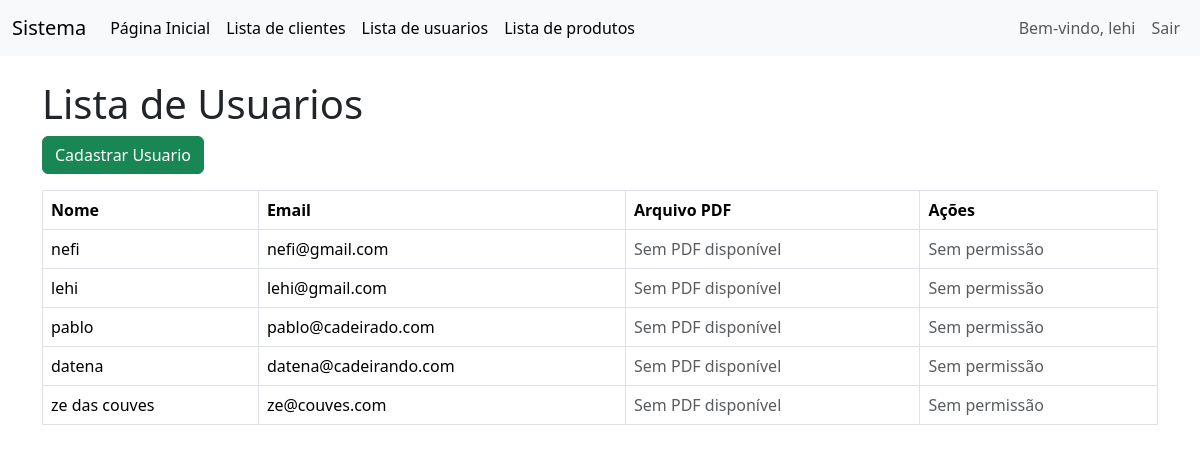
Page /lista_usuarios.php (signed in) on the committed database.
### tables this page shows
CREATE TABLE `usuarios` (
  `id` int NOT NULL,
  `nome` varchar(100) DEFAULT NULL,
  `email` varchar(100) DEFAULT NULL,
  `senha` varchar(255) DEFAULT NULL,
  `nivel_acesso` varchar(255) DEFAULT NULL
);

### lista_usuarios.php (the view, shortened to what this page needs)
<?php
include 'conexao.php';
include 'menu.php';
$usuarios = $conn->query("SELECT * FROM usuarios")->fetchAll(PDO::FETCH_ASSOC);
$temAcessoAdmin = isset($_SESSION['nivel_acesso']) && $_SESSION['nivel_acesso'] === 'ADMINISTRADOR';
?>
<!DOCTYPE html>
<html lang="pt-br">
<head>
    <link href="https://cdn.jsdelivr.net/npm/bootstrap@5.3.3/dist/css/bootstrap.min.css" rel="stylesheet">
</head>
<body>
    <div class="container">
        <h1 class="mt-4">Lista de Usuarios</h1>
        <a href="cadastro_usuario.php" class="btn btn-success mb-3">Cadastrar Usuario</a>
        <table class="table table-bordered">
            <thead>
                <tr>
                    <th>Nome</th>
                    <th>Email</th>
                    <th>Arquivo PDF</th>
                    <th>Ações</th>
                </tr>
            </thead>
            <tbody>
                <?php foreach ($usuarios as $usuario): ?>
                    <tr>
                        <td><?= htmlspecialchars($usuario['nome']) ?></td>
                        <td><?= htmlspecialchars($usuario['email']) ?></td>
                        <td>
                            <?php if (!empty($usuario['arquivo_pdf']) && file_exists("uploads/{$usuario['arquivo_pdf']}")): ?>
                                <a href="uploads/<?= htmlspecialchars($usuario['arquivo_pdf']) ?>" target="_blank">Ver PDF</a>
                            <?php else: ?>
                                <span class="text-muted">Sem PDF disponível</span>
                            <?php endif; ?>
                        </td>
                        <td>
                            <?php if ($temAcessoAdmin): ?>
                                <a href="editar.php?id=<?= $usuario['id'] ?>" class="btn btn-warning btn-sm">Editar</a>
                                <a href="excluir.php?id=<?= $usuario['id'] ?>" class="btn btn-danger btn-sm" onclick="return confirm('A exclusão é permanente! Tem certeza disso?')">Excluir</a>
                            <?php else: ?>
                                <span class="text-muted">Sem permissão</span>
                            <?php endif; ?>
                        </td>
                    </tr>
                <?php endforeach; ?>
            </tbody>
        </table>
    </div>
</body>
</html>

### rows in the picture
usuarios: nome "nefi", email "nefi@gmail.com"
usuarios: nome "lehi", email "lehi@gmail.com"
usuarios: nome "pablo", email "pablo@cadeirado.com"
usuarios: nome "datena", email "datena@cadeirando.com"
usuarios: nome "ze das couves", email "ze@couves.com"

### other values in the picture
$_SESSION['nome_usuario'] "lehi"
